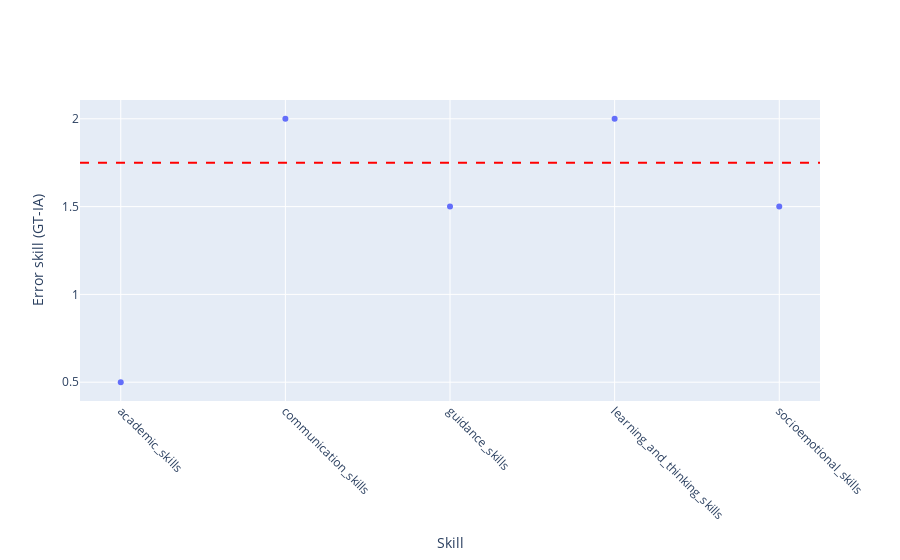

This figure's notebook cell:
### Code cell
fig = go.Figure()


fig.add_trace(go.Scatter(
    x=error_per_skill.index,
    y=error_per_skill["Error skill"],
    mode="markers",
))

fig.add_hline(y=1.75, line_dash="dash", line_color="red")


fig.update_layout(
    xaxis_title="Skill",
    yaxis_title="Error skill (GT-IA)",
    xaxis=dict(tickangle=45)
)

fig.show()

### Figure 1 — Plotly figure (JSON) as saved in the notebook; plotly's stock layout.template omitted (floating-point values rounded to 4 significant figures)
{"data": [{"mode": "markers", "type": "scatter", "x": ["academic_skills", "communication_skills", "guidance_skills", "learning_and_thinking_skills", "socioemotional_skills"], "y": [0.5, 2.0, 1.5, 2.0, 1.5]}], "layout": {"shapes": [{"line": {"color": "red", "dash": "dash"}, "type": "line", "x0": 0, "x1": 1, "xref": "x domain", "y0": 1.75, "y1": 1.75, "yref": "y"}], "xaxis": {"tickangle": 45, "title": {"text": "Skill"}}, "yaxis": {"title": {"text": "Error skill (GT-IA)"}}}}
